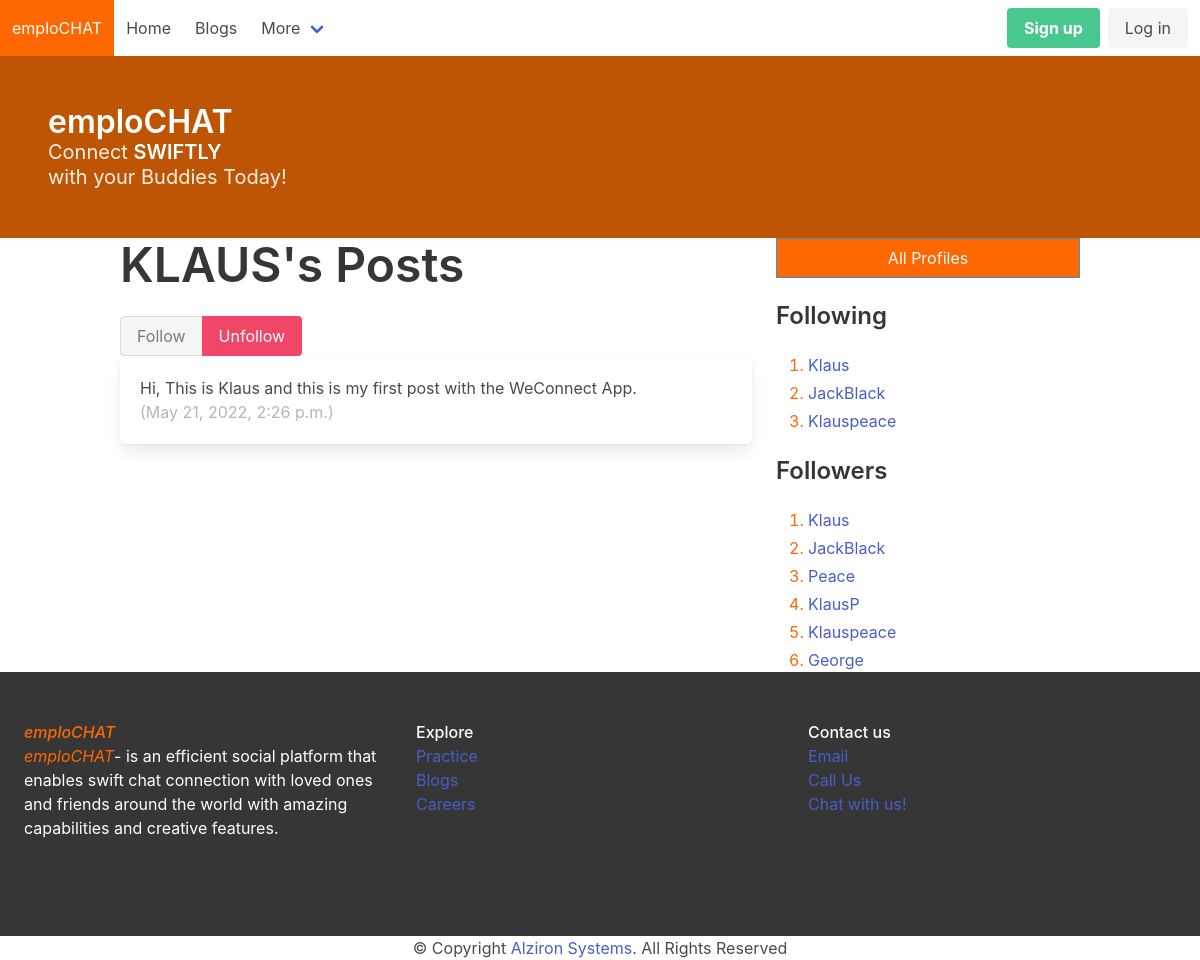
The app's page /profile/2 (signed in) with its own data.
### weconnect/models.py (models this page shows, shortened)
class Profile(models.Model):
    objects = None
    user = models.OneToOneField(User, on_delete=models.CASCADE)
    follows = models.ManyToManyField(
        "self",
        related_name="followed_by",
        symmetrical=False, # Users can follow someone without being followed back
        blank=True  # Users don't need to follow anyone
    )
    def __str__(self):
        return self.user.username

class Posts(models.Model):
    objects = None
    user = models.ForeignKey(
        User, related_name="posts", on_delete=models.DO_NOTHING
    )
    body = models.CharField(max_length=2000)
    created_at = models.DateTimeField(auto_now_add=True)

### weconnect/views.py (the view, shortened to what this page needs)
# urls.py: path("profile/<int:pk>", profile, name="profile"),
def profile(request, pk):
   if not hasattr(request.user, 'profile'):
       missing_profile = Profile(user=request.user)
       missing_profile.save()
   else:
    profile = Profile.objects.get(pk=pk)
    context = {'profile': profile}
    return render(request, "weconnect/profile.html", context)

### weconnect/templates/weconnect/profile.html (shortened to what this page needs)
{% extends 'base.html' %}
{% block content %}
<div class="column">
    <div class="block">
        <h1 class="title is-1">
            {{profile.user.username|upper}}'s Posts
        </h1>
    </div>
    <form method="post">
    <div class="buttons has-addons">
    {% if profile in user.profile.follows.all %}
        <button class="button is-info is-static">Follow</button>
        <button class="button is-danger" name="follow" value="unfollow">
            Unfollow
        </button>
    {% else %}
        <button class="button is-info" name="follow" value="follow">
            Follow
        </button>
        <button class="button is-danger is-static">Unfollow</button>
    {% endif %}
    </div>
    </form>
    <div class="content">
    {% for posts in profile.user.posts.all %}
        <div class="box">
            {{ posts.body }}
            <br />
            <span class="is-small has-text-grey-light">
                ({{ posts.created_at }})
            </span>
        </div>
    {% endfor %}
    </div>
</div>
<div class="column is-one-third">
    <div class="block" style="background-color: #ff6700;">
        <a href="{% url 'weconnect:profile_list' %}">
            <button style="color: #ffffff;" class="button is-info is-outlined is-fullwidth">
                All Profiles
            </button>
        </a>
    </div>
    <div class="block">
        <h3 class="title is-4">
           Following
        </h3>
        <div class="content" style="color: #ff6700;">
            <ol>
            {% for following in profile.follows.all %}
                <li>
                    <a href="{% url 'weconnect:profile' following.id %}">
                        {{ following }}
                    </a>
                </li>
            {% endfor %}
            </ol>
        </div>
    </div>
    <div class="block">
        <h3 class="title is-4">
            Followers
        </h3>
        <div class="content" style="color: #ff6700;">
            <ol>
            {% for follower in profile.followed_by.all %}
                <li>
                    <a href="{% url 'weconnect:profile' follower.id %}">
                        {{ follower }}
                    </a>
                </li>
            {% endfor %}
            </ol>
        </div>
    </div>
</div>
{% endblock content %}

### records on screen
Profile: user.username "KLAUS", user.username "Klaus"
Posts: body "Hi, This is Klaus and this is my first post with the WeConnect App.", created_at "May 21, 2022, 2:26 p.m."
Profile: user.username "JackBlack"
Profile: user.username "Klauspeace"
Profile: user.username "Peace"
Profile: user.username "KlausP"
Profile: user.username "George"
